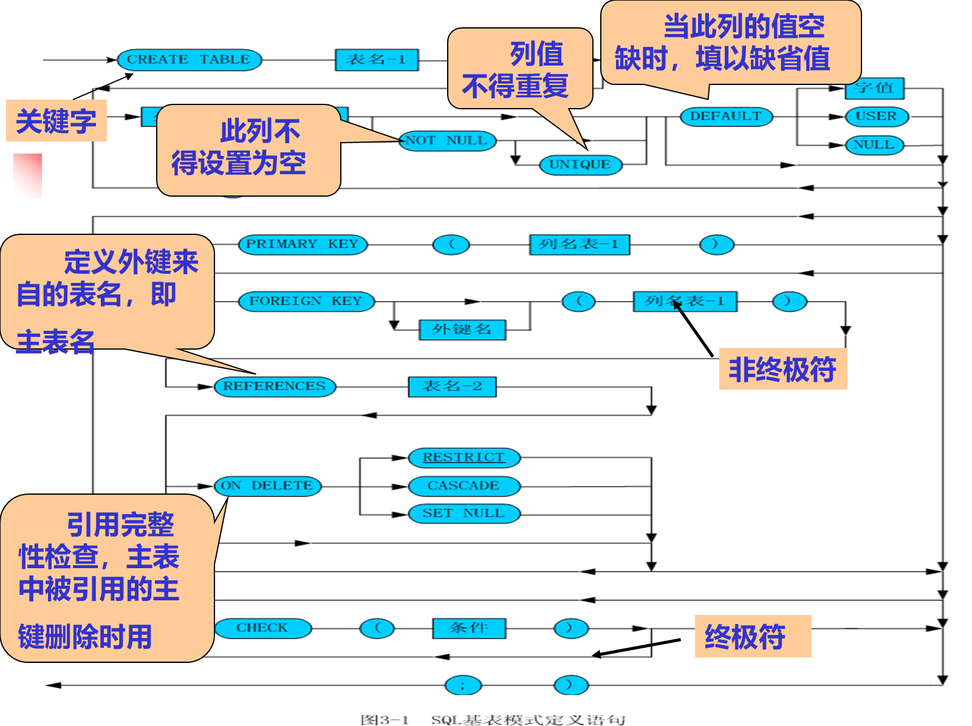
#> input picture examples/img/数据库原理-3-SQL-notes-图3.1.png, 972 x 726 px, shrunk from 1600 x 1196 before the run
$ python -i crop_figure.py   (imports and definitions only)
#> lines starting #> are read from the running program, lines starting #| are printed output that depends on the picture; after the words box and inside, x2 and y2 are one past the last pixel; in counts of white or black regions, pixels touching at a corner belong together
#!/usr/bin/env python
# -*- coding: utf-8 -*-
"""从整页幻灯片 PNG 中裁出图例区域，并做墨迹边界校验；不合格自动回退整页。

为什么需要这个脚本：PPT 里的组合图形、带校徽角标的页面，肉眼看边界和算法算边界
经常差几个像素，裁多裁少都会把图切残。所以这里把"裁"和"验"绑在一起——
裁完立刻检查四条边是不是干净背景，不干净就扩边重试，重试仍不过就退回整页。

用法：
  python crop_figure.py p012.png -o ../notes/img/x-图1.1.png
  python crop_figure.py p012.png -o out.png --box 120,90,860,610      # 手工指定框
  python crop_figure.py p012.png -o out.png --erase 0,0,200,60        # 先抹掉角标
"""
from __future__ import annotations

import argparse
import json
import shutil
import sys
from pathlib import Path

from PIL import Image, ImageChops, ImageDraw

# [4 lines not run here, left out]


def dominant_border_color(img: Image.Image) -> tuple[int, int, int]:
    """取四条边上出现最多的颜色作为背景色（课件背景常是 242,242,242 而非纯白）。"""
    w, h = img.size
    strips = [
        img.crop((0, 0, w, 2)),
        img.crop((0, h - 2, w, h)),
        img.crop((0, 0, 2, h)),
        img.crop((w - 2, 0, w, h)),
    ]
    counts: dict[tuple[int, int, int], int] = {}
    for s in strips:
        for cnt, col in (s.convert("RGB").getcolors(maxcolors=1 << 20) or []):
            counts[col] = counts.get(col, 0) + cnt
    if not counts:
        return (255, 255, 255)
    return max(counts.items(), key=lambda kv: kv[1])[0]


def ink_mask(img: Image.Image, bg: tuple[int, int, int], tol: int) -> Image.Image:
    """与背景色的差异超过 tol 的像素视为墨迹。"""
    flat = Image.new("RGB", img.size, bg)
    diff = ImageChops.difference(img.convert("RGB"), flat).convert("L")
    return diff.point(lambda v: 255 if v > tol else 0)


# [31 lines left out: functions ink_ratio_of_band, expand, not called in this run]


def crop_one(
    page_png: Path,
    out_png: Path,
    mode: str = "auto",
    box: tuple[int, int, int, int] | None = None,
    erase: list[tuple[int, int, int, int]] | None = None,
    pad: int = 18,
    tol: int = 18,
    border_band: int = 3,
    max_area_ratio: float = 0.80,
    min_ink_ratio: float = 0.002,
) -> dict:
#> called with out_png = 'out.png', mode = 'auto', pad = 18, tol = 18, border_band = 3, max_area_ratio = 0.8, min_ink_ratio = 0.002
    img = Image.open(page_png).convert("RGB")
#> img is the input picture: PIL image 972x726 RGB; mean R, G, B 224.7, 228.8, 229.6
    W, H = img.size

    work = img.copy()
    if erase:
        d = ImageDraw.Draw(work)
        bg0 = dominant_border_color(img)
        for e in erase:
            d.rectangle(e, fill=bg0)

    bg = dominant_border_color(work)
#> the loop in dominant_border_color, `for s in strips:` made 4 passes
#> after the loop in dominant_border_color, `for s in strips:`: counts = 240 items
#> bg = (255, 255, 255)
    mask = ink_mask(work, bg, tol)
#> in ink_mask, `diff = ImageChops.difference(img.convert("RGB"), flat).convert("L")`:
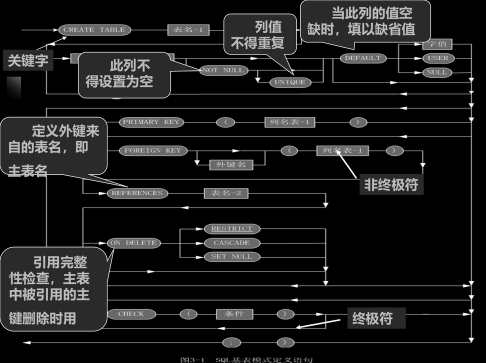
#> diff: PIL image 972x726 L (shown at 1/2 size); min 0, max 255, mean 27.4
#> in ink_mask, `return diff.point(lambda v: 255 if v > tol else 0)`:
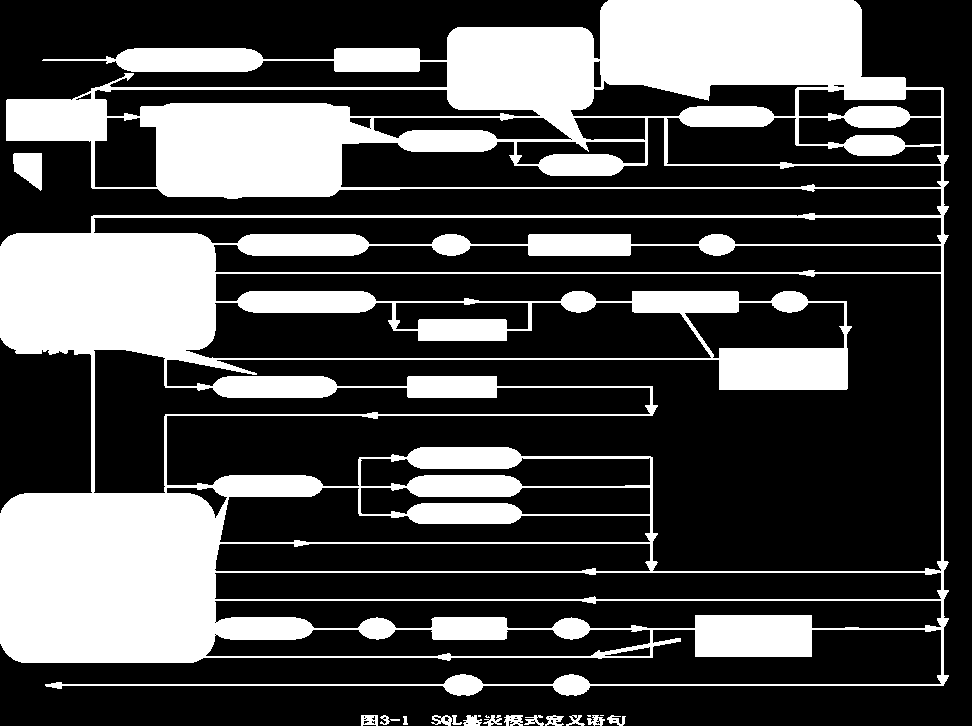
#> returned value: PIL image 972x726 L; 30% white; 20 white regions (5 under 20 px), largest, box (x1, y1, x2, y2) and area: (0, 0, 949, 696) 209330, (13, 153, 42, 191) 804, (504, 715, 523, 726) 154
    result = {
        "page_png": str(page_png),
        "out": str(out_png),
        "mode": mode,
        "bg": list(bg),
        "fallback": False,
        "reason": "",
        "bbox": None,
    }

    if mode == "box" and box:
        # 几何框来自 PPT 形状坐标，是权威信息：直接裁，不做边框校验。
        # （图的边缘本身就是内容，按"边带必须干净"去验必然失败，验了反而会错误地扩边）
        x0 = max(0, box[0] - pad)
        y0 = max(0, box[1] - pad)
        x1 = min(W, box[2] + pad)
        y1 = min(H, box[3] + pad)
        if x1 - x0 < 20 or y1 - y0 < 20:
            result.update(fallback=True, reason="几何框过小（%dx%d）" % (x1 - x0, y1 - y0))
            out_png.parent.mkdir(parents=True, exist_ok=True)
            shutil.copyfile(page_png, out_png)
            return result
        sub = img.crop((x0, y0, x1, y1))
        out_png.parent.mkdir(parents=True, exist_ok=True)
        sub.save(out_png, "PNG", optimize=True)
        result.update(bbox=[x0, y0, x1, y1], border_clean=None,
                      note="几何框，未做边框校验", size=[sub.size[0], sub.size[1]])
        return result

    full = mask.getbbox()
#> full = (0, 0, 949, 726)
    if full is None:
        result.update(fallback=True, reason="整页无墨迹（空白页）")
        out_png.parent.mkdir(parents=True, exist_ok=True)
        shutil.copyfile(page_png, out_png)
        return result

    area_ratio = (full[2] - full[0]) * (full[3] - full[1]) / float(W * H)
#> area_ratio = 0.976
    if area_ratio > max_area_ratio:
        result.update(fallback=True, reason="内容覆盖整页 %.0f%%，裁剪无意义" % (area_ratio * 100))
#> (the run stopped early here; a loop or call above may not have finished)

$ run again, on examples/img/数据库原理-3-SQL-notes-图4.1.png
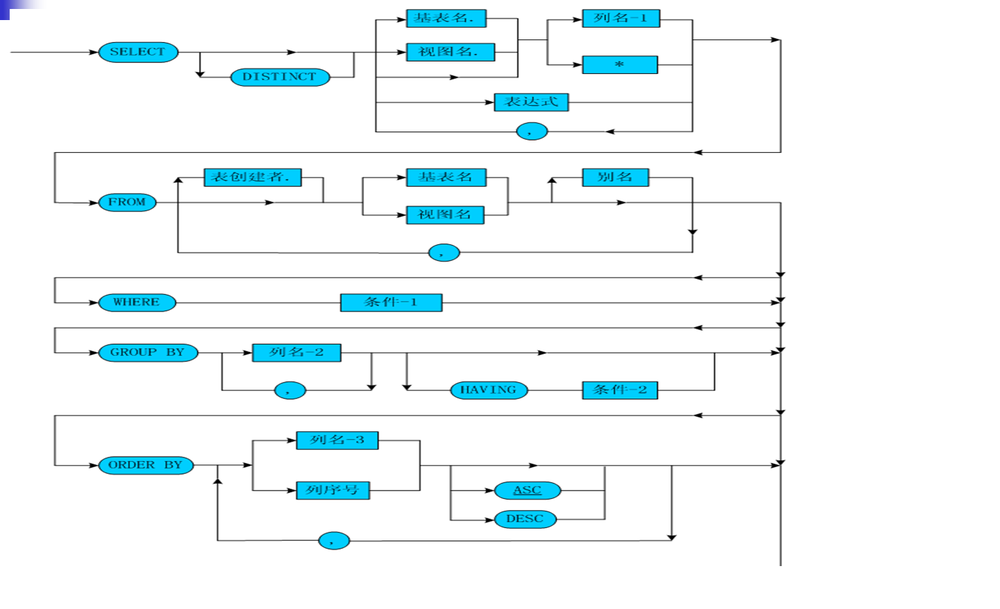
#> input picture examples/img/数据库原理-3-SQL-notes-图4.1.png, 1000 x 609 px, shrunk from 1445 x 880 before the run
#> in crop_one, img is the input picture: PIL image 1000x609 RGB; mean R, G, B 236.5, 246.3, 248.6
#> the loop in dominant_border_color, `for s in strips:` made 4 passes
#> after the loop in dominant_border_color, `for s in strips:`: counts = 46 items
#> bg = (255, 255, 255)
#> flat: PIL image 1000x609 RGB; every value is 255
#> in ink_mask, `return diff.point(lambda v: 255 if v > tol else 0)`:
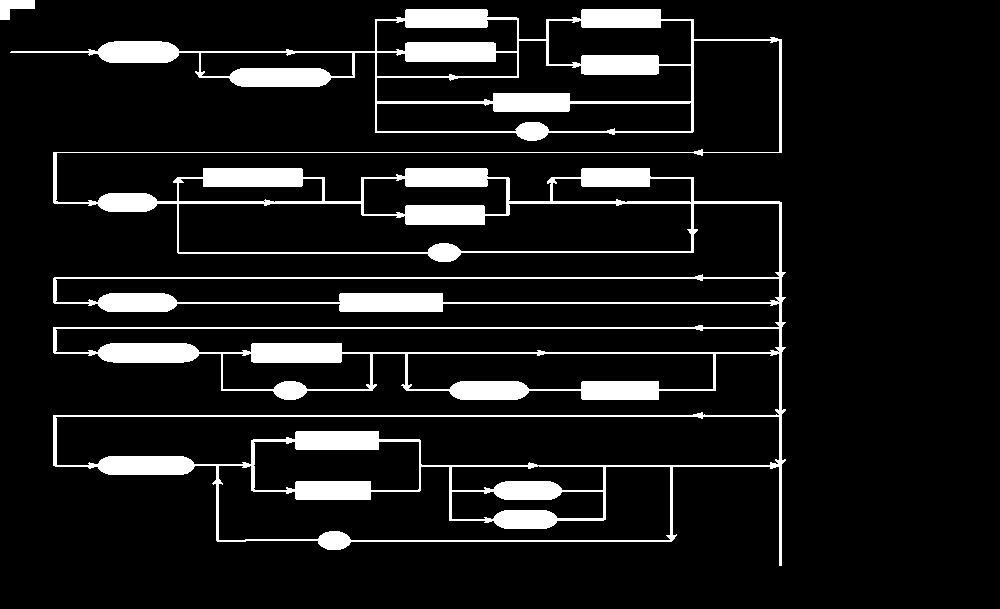
#> returned value: PIL image 1000x609 L; 9.9% white; 2 white regions, box (x1, y1, x2, y2) and area: (10, 9, 786, 566) 60097, (0, 0, 35, 20) 425
#> full = (0, 0, 786, 566)
#> area_ratio = 0.731
#> in expand, `x0, y0, x1, y1 = box`: x0 = 0; x1 = 786; y1 = 566
#> cx = 393; cy = 283
#> hw = 393; hh = 283
#> candidates = [(0, 0, 786, 566), (0, 0, 809, 582), (0, 0, 841, 605), (0, 0, 884, 609)]
#> the loop in crop_one, `for cand in candidates:` made 4 passes
#> after the loop in crop_one, `for cand in candidates:`:
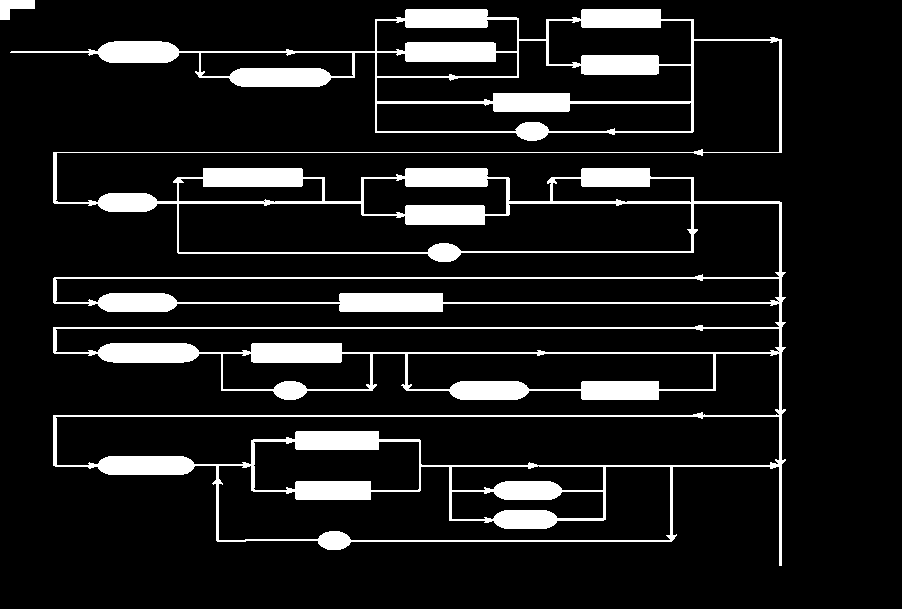
#> sub_mask: PIL image 902x609 L; 11% white; 2 white regions, box (x1, y1, x2, y2) and area: (10, 9, 786, 566) 60097, (0, 0, 35, 20) 425
#> after the loop in crop_one, `for cand in candidates:`: result = 7 items

$ run again, on examples/img/数据库原理-3-SQL-notes-图4.2.png
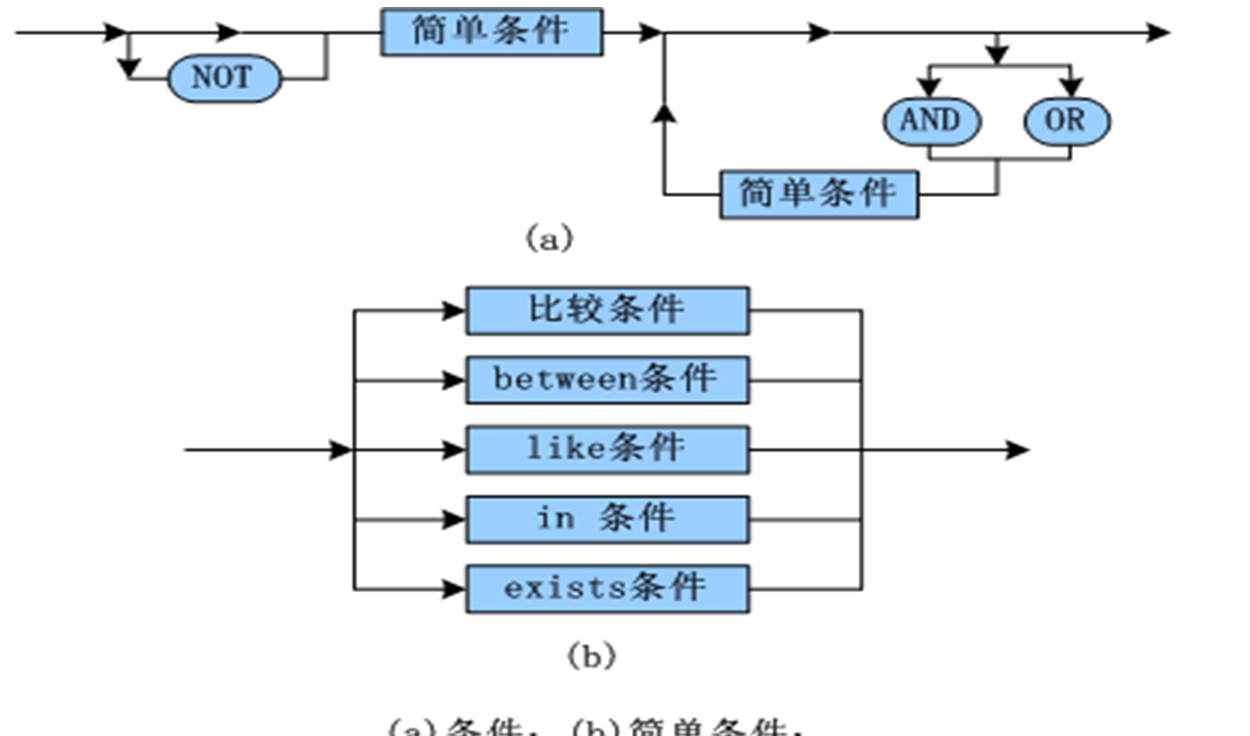
#> input picture examples/img/数据库原理-3-SQL-notes-图4.2.png, 1250 x 736 px
#> in crop_one, img is the input picture: PIL image 1250x736 RGB; mean R, G, B 235.5, 240.2, 244.4
#> the loop in dominant_border_color, `for s in strips:` made 4 passes
#> after the loop in dominant_border_color, `for s in strips:`: counts = 204 items
#> bg = (255, 255, 255)
#> flat: PIL image 1250x736 RGB; every value is 255
#> in ink_mask, `diff = ImageChops.difference(img.convert("RGB"), flat).convert("L")`:
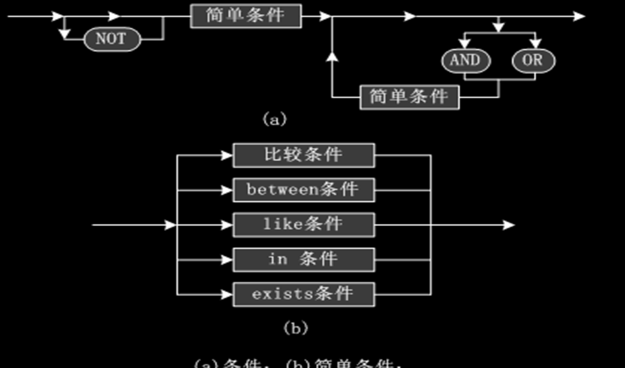
#> diff: PIL image 1250x736 L (shown at 1/2 size); min 0, max 255, mean 15.7
#> in ink_mask, `return diff.point(lambda v: 255 if v > tol else 0)`:
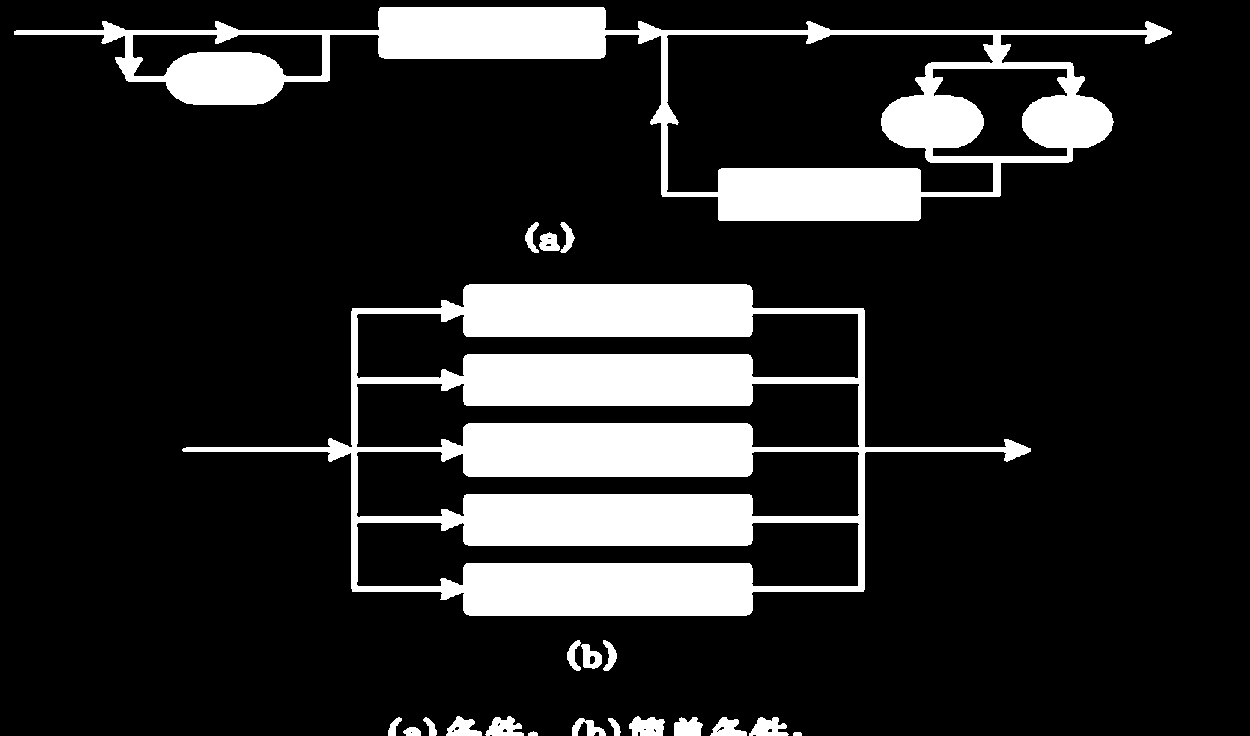
#> returned value: PIL image 1250x736 L; 15.7% white; 21 white regions, largest, box (x1, y1, x2, y2) and area: (182, 284, 1031, 616) 89967, (14, 7, 1172, 221) 49575, (629, 716, 665, 736) 556
#> full = (14, 7, 1172, 736)
#> area_ratio = 0.918
